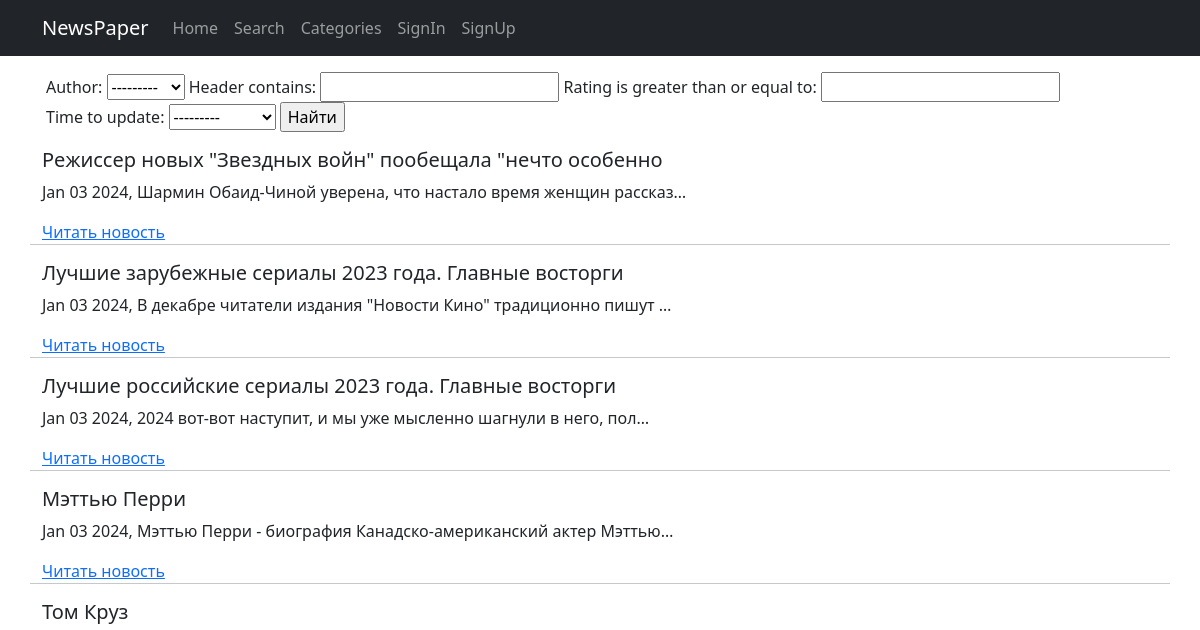
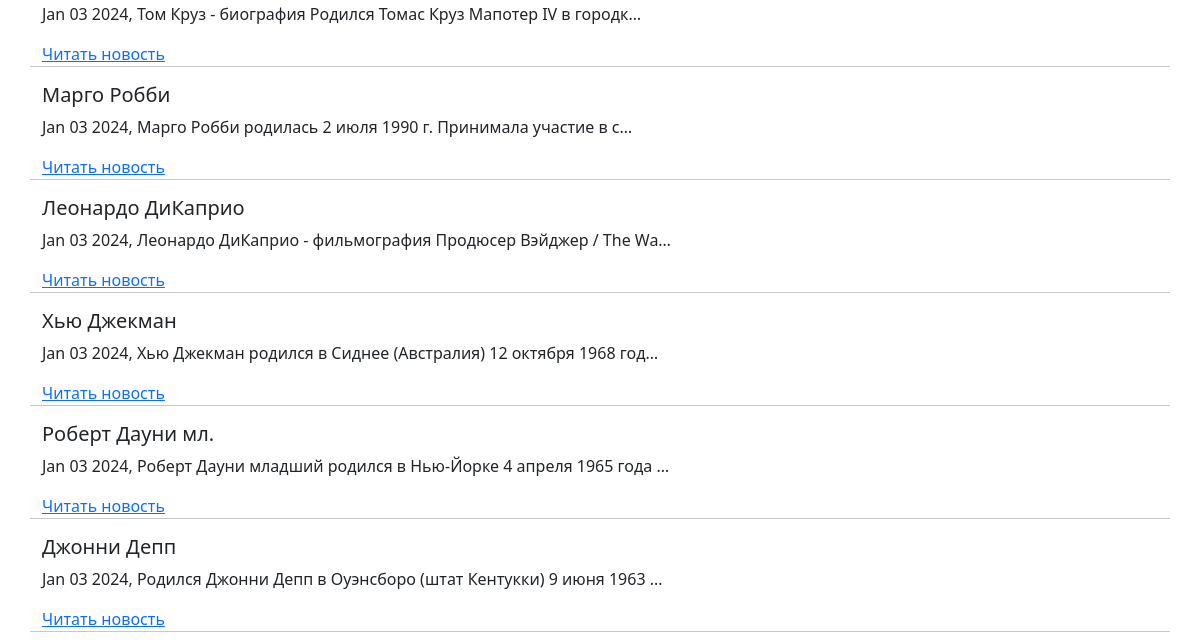
The page /news/search/ (upper part) on the database as committed earlier (2 pictures, top to bottom).
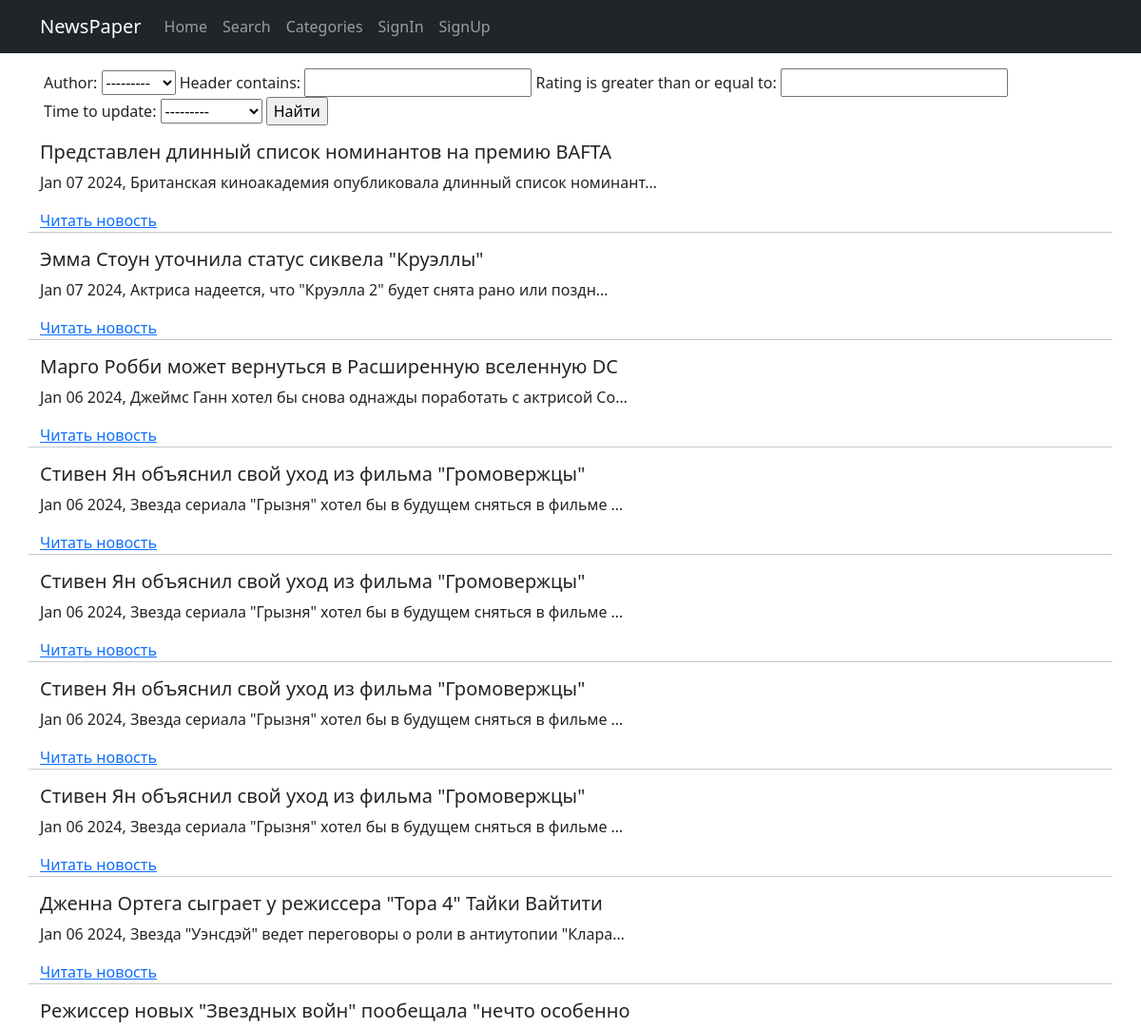
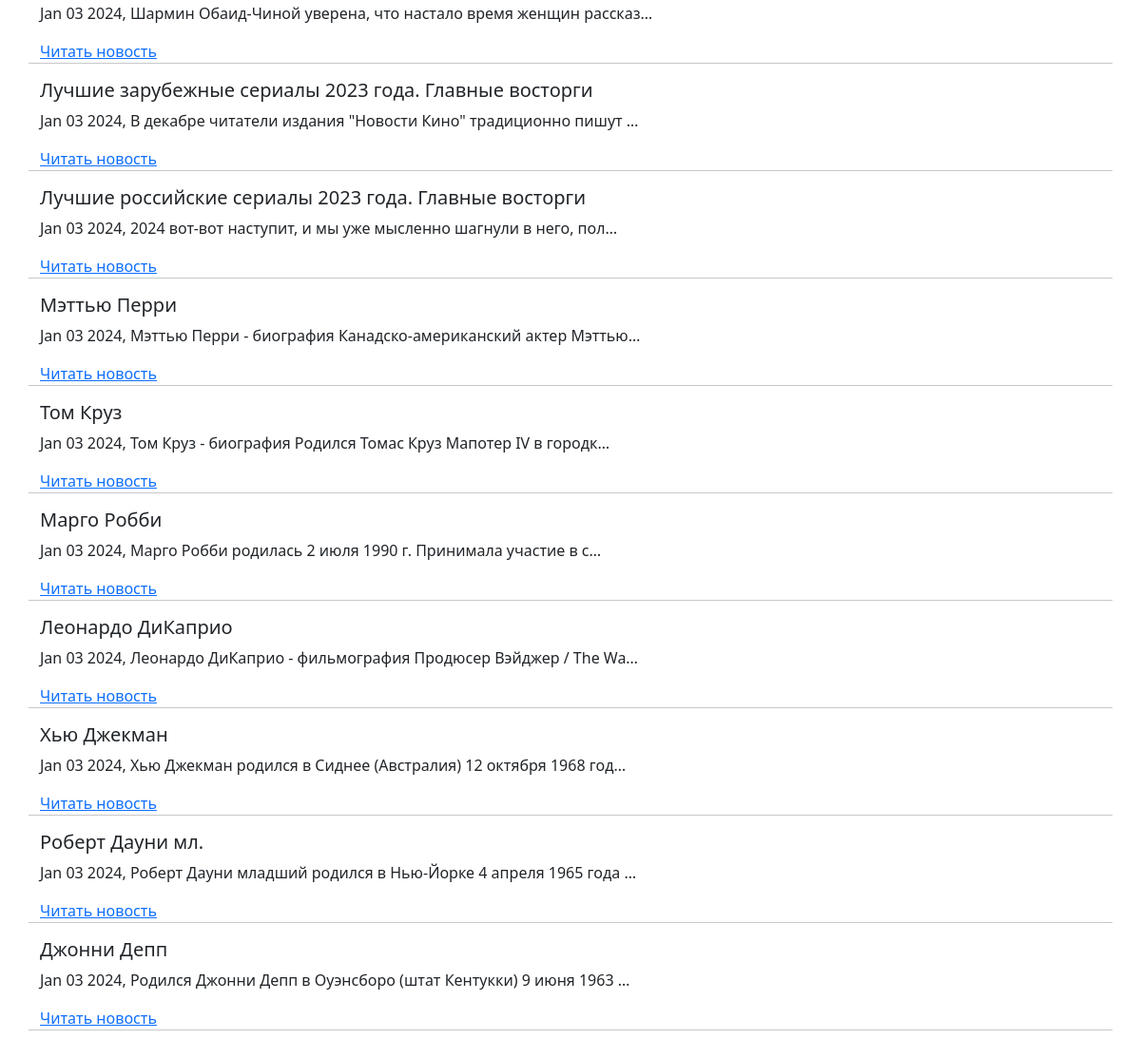
The same page on the database as committed later (2 pictures, top to bottom).
### news/models.py (models this page shows, shortened)
class Post(models.Model, Grade):
    note = models.CharField(max_length=2, choices=NOTES, default=news)
    time_to_create = models.DateTimeField(auto_now_add=True)
    time_to_update = models.DateTimeField(auto_now=True)
    header = models.CharField(max_length=56)
    text = models.TextField()
    rating = models.IntegerField(default=0)
    author = models.ForeignKey('Author', on_delete=models.CASCADE)
    categories = models.ManyToManyField('Category', through='PostCategory')

### news/views.py (the view)
# urls.py: path('search/', NewsSearchView.as_view(), name='news_search'),
class NewsSearchView(BecameAuthor, ListView):
    model = Post
    template_name = 'news/search.html'
    context_object_name = 'search'
    ordering = ['-time_to_update']
    def get_filter(self):
        return PostFilter(self.request.GET, queryset=super().get_queryset())
    def get_queryset(self):
        return self.get_filter().qs
    def get_context_data(self, *args, **kwargs):
        return {
            **super().get_context_data(*args, **kwargs),
            'filter': self.get_filter()
        }

### news/models.py (called while the page is built)
    def __str__(self):
        return self.user.username

### news/templatetags/censor_filters.py (called while the page is built)
@register.filter()
def censor_filter(cens_str: str) -> str:
    try:
        if not isinstance(cens_str, str):
            raise ValueError
        cens_str_low = cens_str.lower()
        for word in censor_tuple:
            if word in cens_str_low:
                word_v = f"{word[0]}{'*'*(len(word)-1)}"
                for _ in range(cens_str_low.count(word)):
                    word_i = cens_str_low.index(word)
                    word_cens_str = cens_str[word_i:(word_i+len(word))]
                    cens_str = cens_str.replace(word_cens_str, word_v)
                    cens_str_low = cens_str.lower()
    except ValueError:
        print('Censor filter is used with str obj!')
    return cens_str

### news/views.py (called while the page is built)
    def get_context_data(self, **kwargs):
        context = super().get_context_data(**kwargs)
        context['is_not_authors'] = not self.request.user.groups.filter(
            name='authors').exists()
        context['is_authors'] = self.request.user.groups.filter(
            name='authors').exists()
        return context

### templates/news/search.html (shortened to what this page needs)
{% extends 'flatpages/default.html' %}
{% load censor_filters %}
{% block content %}
  <div style="padding: 1rem">
    <form method="GET">
      {{ filter.form }}
      <input type="submit" value="Найти">
    </form>
  </div>
  {% for n in search %}
    <h5>{{ n.header|censor_filter }}</h5>
    <p>{{ n.time_to_update|date:'M d Y' }}, {{ n.text|truncatechars:61|censor_filter }}</p>
    <a href="{% url 'news_detail' n.pk %}">Читать новость</a>
    {% if not forloop.last %}
    <hr>
    {% endif %}
  {% empty %}
    <h2 style="text-align: center; margin-top: 20px">No matching news</h2>
  {% endfor %}
{% endblock content %}

Rows that differ between the two databases and show on the page:
added Post: header|censor_filter "Представлен длинный список номинантов на премию BAFTA", time_to_update "Jan 07 2024", text|censor_filter "Британская киноакадемия опубликовала длинный список номинант…"
added Post: header|censor_filter "Эмма Стоун уточнила статус сиквела \"Круэллы\"", time_to_update "Jan 07 2024", text|censor_filter "Актриса надеется, что \"Круэлла 2\" будет снята рано или поздн…"
added Post: header|censor_filter "Марго Робби может вернуться в Расширенную вселенную DС", time_to_update "Jan 06 2024", text|censor_filter "Джеймс Ганн хотел бы снова однажды поработать с актрисой Со…"
added Post: header|censor_filter "Стивен Ян объяснил свой уход из фильма \"Громовержцы\"", time_to_update "Jan 06 2024", text|censor_filter "Звезда сериала \"Грызня\" хотел бы в будущем сняться в фильме …"
added Post: header|censor_filter "Стивен Ян объяснил свой уход из фильма \"Громовержцы\"", time_to_update "Jan 06 2024", text|censor_filter "Звезда сериала \"Грызня\" хотел бы в будущем сняться в фильме …"
added Post: header|censor_filter "Стивен Ян объяснил свой уход из фильма \"Громовержцы\"", time_to_update "Jan 06 2024", text|censor_filter "Звезда сериала \"Грызня\" хотел бы в будущем сняться в фильме …"
added Post: header|censor_filter "Стивен Ян объяснил свой уход из фильма \"Громовержцы\"", time_to_update "Jan 06 2024", text|censor_filter "Звезда сериала \"Грызня\" хотел бы в будущем сняться в фильме …"
added Post: header|censor_filter "Дженна Ортега сыграет у режиссера \"Тора 4\" Тайки Вайтити", time_to_update "Jan 06 2024", text|censor_filter "Звезда \"Уэнсдэй\" ведет переговоры о роли в антиутопии \"Клара…"
